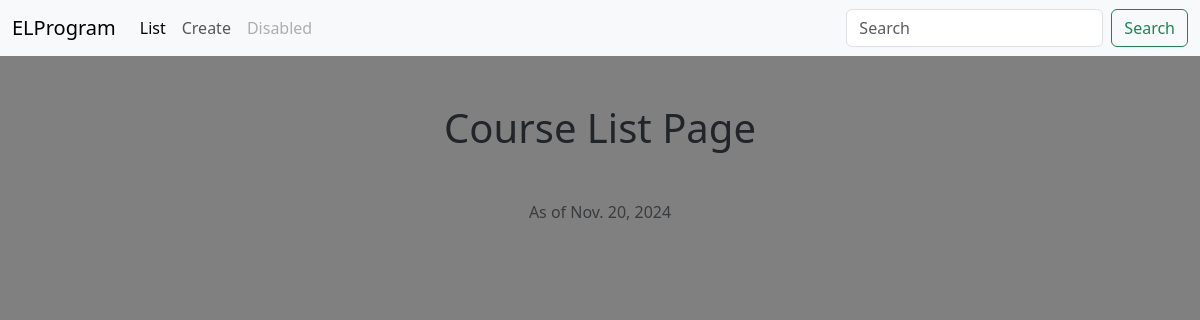
The page /course-list/ on the database as committed earlier.
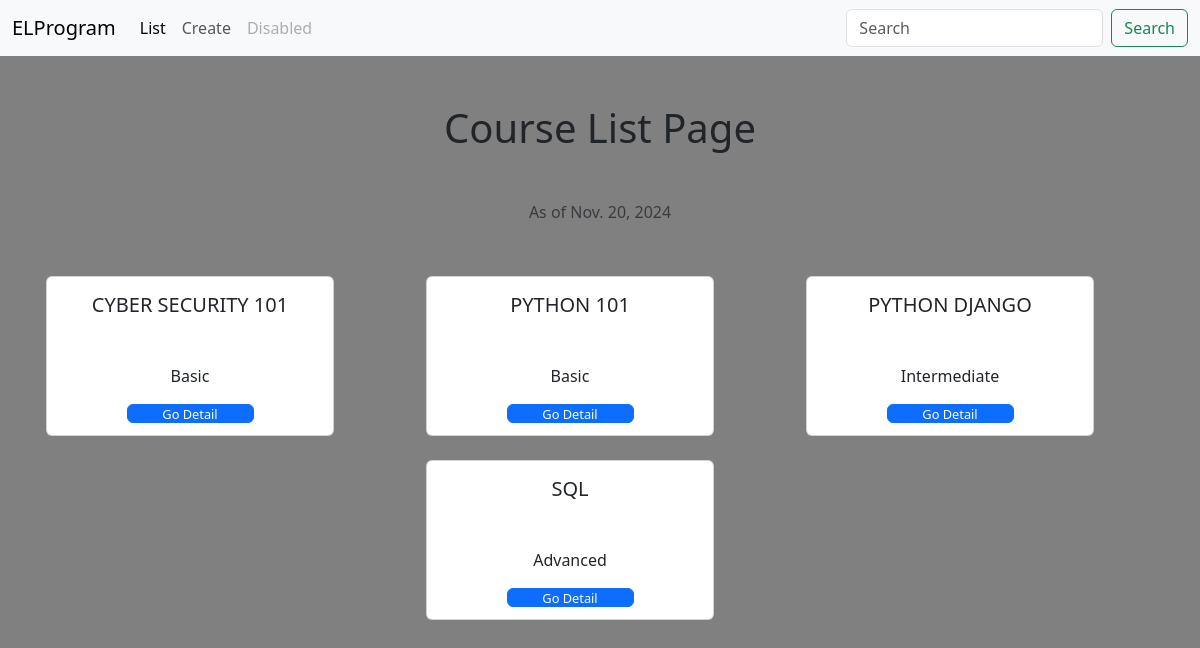
The same page on the database as committed later.
### employee_learning/models.py (models this page shows, shortened)
class LearningCourse(models.Model):
    LEVEL=[('B','Basic'),('I','Intermediate'),('A','Advanced'),]
    title=models.CharField(max_length=50, unique=True)
    level=models.CharField(max_length=1, choices=LEVEL)
    employee=models.ManyToManyField(Employee)

### employee_learning/views.py (the view)
# urls.py: path('course-list/', CourseList.as_view(), name='course_list'),
class CourseList(ListView):
    queryset = LearningCourse.objects.order_by('title')
    template_name='employee_learning/course_list.html'
    context_object_name='course_object_list'
    def get_context_data(self, **kwargs):
        context = super().get_context_data(**kwargs)
        context['today'] = datetime.date.today()
        return context

### templates/employee_learning/course_list.html
{% extends "base/base.html" %}
{% load static %}
{% block body %}
<div class="container text-center">
    <h1 class="text-center m-5">Course List Page</h1>
    <p class="text-muted text-center mb-5">As of {{ today }}</p>
    <div class="row justify-content-center">
        {% for course in course_object_list %}
        <div class="col-lg-4 col-md-6 col-sm-12 mb-3">
            <div class="card m-1" style="width: 18rem; height: 10rem">
                <div class="card-body">
                    <h5 class="card-title h-50">{{ course.title|upper }}</h5>
                    <p class="card-text">{{ course.get_level_display }}</p>
                    <a href="{% url 'course_detail' course.pk %}" class="btn btn-primary p-0 d-block w-50 mx-auto" style="height: 1.2rem; font-size: 0.8rem;">Go Detail</a>
                </div>
            </div>
        </div>
        {% endfor %}
    </div>
</div>
{%endblock%}

### templates/base/base.html (shortened to what this page needs)
<!doctype html>
<html lang="en">
  <head>
    {% include "base/css_link.html"%}
    {% load static %}
  </head>
  <body>
    {% include "base/navbar.html"%}
    {%block body%}{%endblock%}
  </body>
</html>

### templates/base/css_link.html (shortened to what this page needs)
{% load static %}
   <link href="https://cdn.jsdelivr.net/npm/bootstrap@5.3.3/dist/css/bootstrap.min.css" rel="stylesheet">
    <link href="https://cdn.jsdelivr.net/npm/bootstrap-icons/font/bootstrap-icons.css" rel="stylesheet">
    <link rel="stylesheet" href="{% static 'css/custom.css' %}">

### templates/base/navbar.html (shortened to what this page needs)
{% load static %}
<nav class="navbar navbar-expand-lg bg-body-tertiary">
    <div class="container-fluid">
      <a class="navbar-brand" href="#">ELProgram</a>
      <div class="collapse navbar-collapse" id="navbarSupportedContent">
        <ul class="navbar-nav me-auto mb-2 mb-lg-0">
          <li class="nav-item">
            <a class="nav-link active" aria-current="page" href="{% url 'course_list'%}">List</a>
          </li>
          <li class="nav-item">
            <a class="nav-link" href="{% url 'course_create'%}">Create</a>
          </li>
          <li class="nav-item">
            <a class="nav-link disabled" aria-disabled="true">Disabled</a>
          </li>
        </ul>
        <form class="d-flex" role="search">
          <input class="form-control me-2" type="search" placeholder="Search" aria-label="Search">
          <button class="btn btn-outline-success" type="submit">Search</button>
        </form>
      </div>
    </div>
  </nav>

### static/css/custom.css (style rules this page uses)
body { background-color: grey }

Rows that differ between the two databases and show on the page:
added LearningCourse: title "CYBER SECURITY 101", level "Basic"
added LearningCourse: title "PYTHON 101", level "Basic"
added LearningCourse: title "PYTHON DJANGO", level "Intermediate"
added LearningCourse: title "SQL", level "Advanced"
